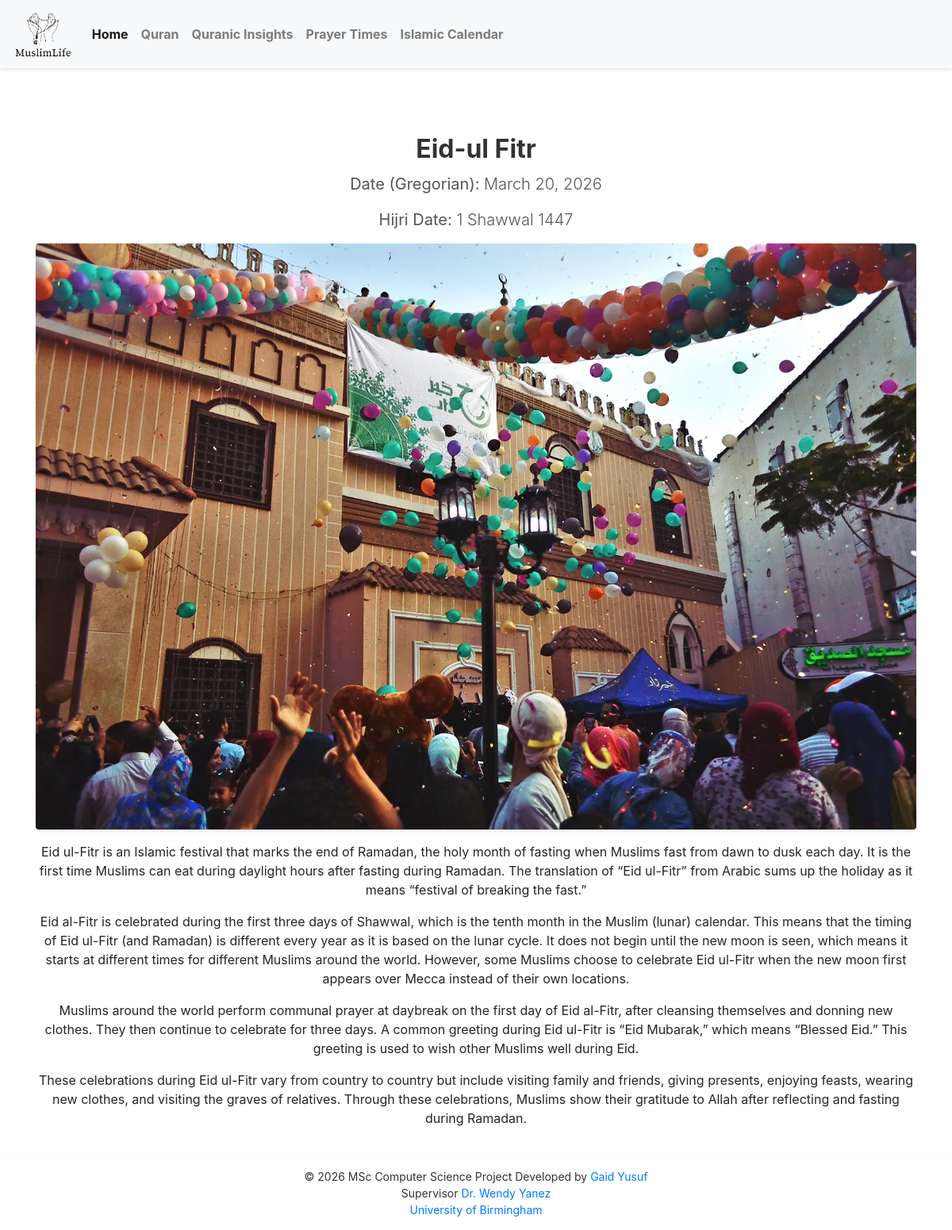
/islamic_calendar/event/27/, run on the app's committed database.
### islamic_calendar/models.py (models this page shows, shortened)
class IslamicEvent(models.Model):
    name = models.CharField(max_length=100)
    date = models.DateField()
    hijri_date = models.CharField(max_length=100)

class EventDetail(models.Model):
    event = models.ForeignKey('IslamicEvent', on_delete=models.CASCADE)
    description = models.TextField(null=True)
    picture = models.ImageField(
        upload_to='event_pictures/', null=True, blank=True)

### islamic_calendar/views.py (the view)
# urls.py: path('event/<int:event_id>/', views.event_detail, name='event_detail'),
def event_detail(request, event_id):
    event = get_object_or_404(IslamicEvent, id=event_id)
    event_detail = EventDetail.objects.filter(event__name=event.name).first()
    return render(request, 'islamic_calendar/event_detail.html',
                  {'event': event, 'event_detail': event_detail})

### islamic_calendar/templates/islamic_calendar/event_detail.html
{% extends 'base.html' %} {% load static %} {% block content %}
<div class="container mt-5">
  <h1
    class="display-4"
    style="
      color: #333333;
      margin-bottom: 10px;
      text-align: center;
      font-weight: bold;
      font-size: 32px;
    "
  >
    {{ event.name }}
  </h1>
  <p
    class="lead"
    style="color: #555555; margin-bottom: 15px; text-align: center"
  >
    <strong>Date (Gregorian):</strong> {{ event.date }}
  </p>
  <p
    class="lead"
    style="color: #555555; margin-bottom: 15px; text-align: center"
  >
    <strong>Hijri Date:</strong> {{ event.hijri_date }}
  </p>
  {% if event_detail %}
  <div class="text-center">
    <img
      src="{{ event_detail.picture.url }}"
      alt="{{ event.name }} Picture"
      class="img-fluid rounded mb-3"
      style="
        max-width: 100%;
        height: auto;
        border-radius: 8px;
        margin-bottom: 15px;
        box-shadow: 0 2px 4px rgba(0, 0, 0, 0.1);
        display: block;
        margin: 0 auto;
      "
    />
  </div>
  <div class="text-center">
    <p class="lead" style="color: #555555; text-align: center">
      {{ event_detail.description|linebreaks }}
    </p>
  </div>
  {% else %}
  <p class="lead" style="color: #555555">
    No additional details available for this event.
  </p>
  {% endif %}
</div>
{% endblock %}

### data on the page
IslamicEvent: name "Eid-ul Fitr", date "March 20, 2026", hijri_date "1 Shawwal 1447"
EventDetail: picture (picture), description "Eid ul-Fitr is an Islamic festival that marks the end of Ramadan, the holy month of fasting when Muslims fast from dawn to dusk each day. It is the first time Muslims can eat during daylight hours after fasting during Ramadan. The translation of “Eid ul-Fitr” from Arabic sums up the holiday as it means “festival of breaking the fast.” Eid al-Fitr is celebrated during the first three days of Shawwal, which is the tenth month in the Muslim (lunar) calendar. This means that the timing of Eid ul-Fitr (and Ramadan) is different every year as it is based on the lunar cycle. It does not begin until the new moon is seen, which means it starts at different times for different Muslims around the…"
